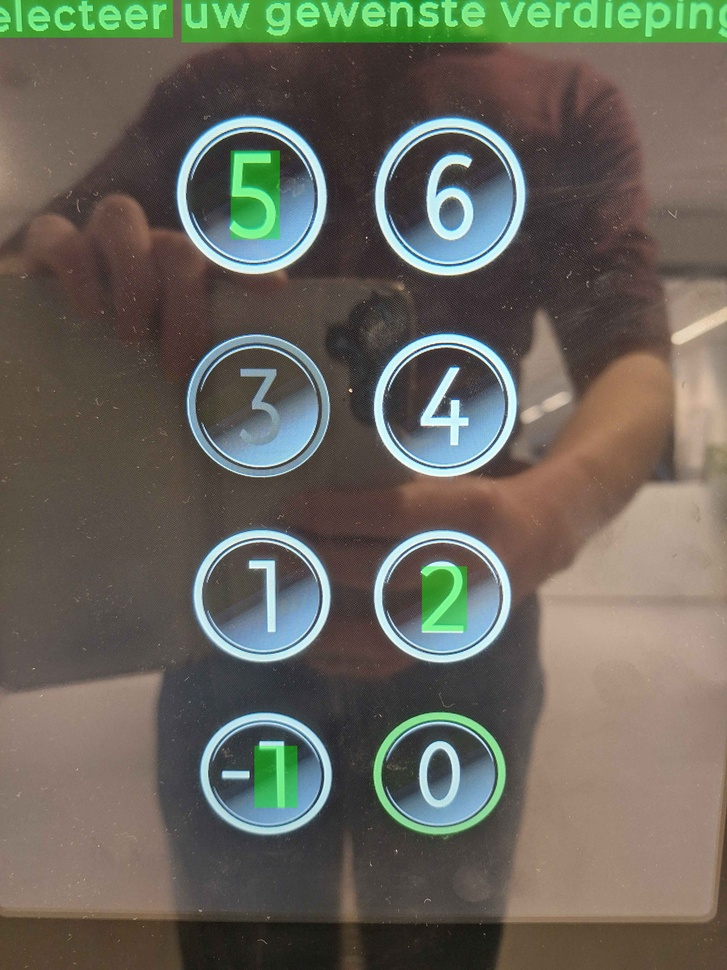
#> input picture fml/test20260119_154952.jpg, 727 x 970 px, shrunk from 3060 x 4080 before the run
$ python -i shape_masking.py   (imports and definitions only)
#> lines starting #> are read from the running program, lines starting #| are printed output that depends on the picture; after the words box and inside, x2 and y2 are one past the last pixel; in counts of white or black regions, pixels touching at a corner belong together
import cv2
import numpy as np


def find_circles(img_name):
#> called with img_name = 'fml/test20260119_154952.jpg'
        img = cv2.imread(img_name)
#> img is the input picture: shape (970, 727, 3); mean B, G, R 91.4, 101.9, 103.8
        output = img.copy()
        # grayscale
        gray = cv2.cvtColor(img, cv2.COLOR_BGR2GRAY)
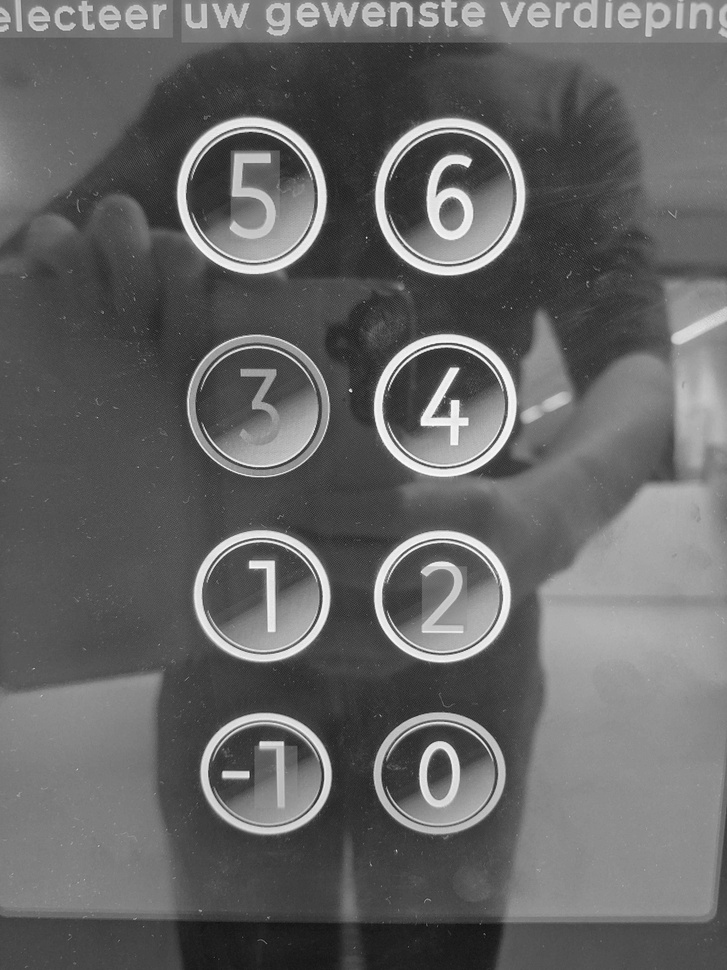
#> gray: shape (970, 727); min 14, max 254, mean 101.3

        # Reduce noise
        gray = cv2.medianBlur(gray, 5)

        # Detect circles
        circles = cv2.HoughCircles(
            gray,
            cv2.HOUGH_GRADIENT,
            dp=1,
            minDist=50,
            param1=100,
            param2=50,
            minRadius=2,
            maxRadius=150 # iterative adjjustment? vereist wel kennis over wat er te verwachten valt
        )
#> circles = [[450.5, 191.5, 73.7], [444.5, 405.5, 63.2], [260.5, 595.5, 58.3], [257.5, 408.5, 60.7], [441.5, 596.5, 58.9], [432.5, 773.5, 59.3], [250.5, 190.5, 74], [260.5, 771.5, 60.2], [472.5, 14.5, 11.8]]

        mask = np.zeros(img.shape[:2], dtype=np.uint8)

        if circles is not None:
            circles = np.uint16(np.around(circles))
#> circles = [[450, 192, 74], [444, 406, 63], [260, 596, 58], [258, 408, 61], [442, 596, 59], [432, 774, 59], [250, 190, 74], [260, 772, 60], [472, 14, 12]]
            for circle in circles[0]:
                x, y, r = circle
                cv2.circle(mask, (x, y), r, 255, -1)  # Circle outline
#> this loop made 9 passes
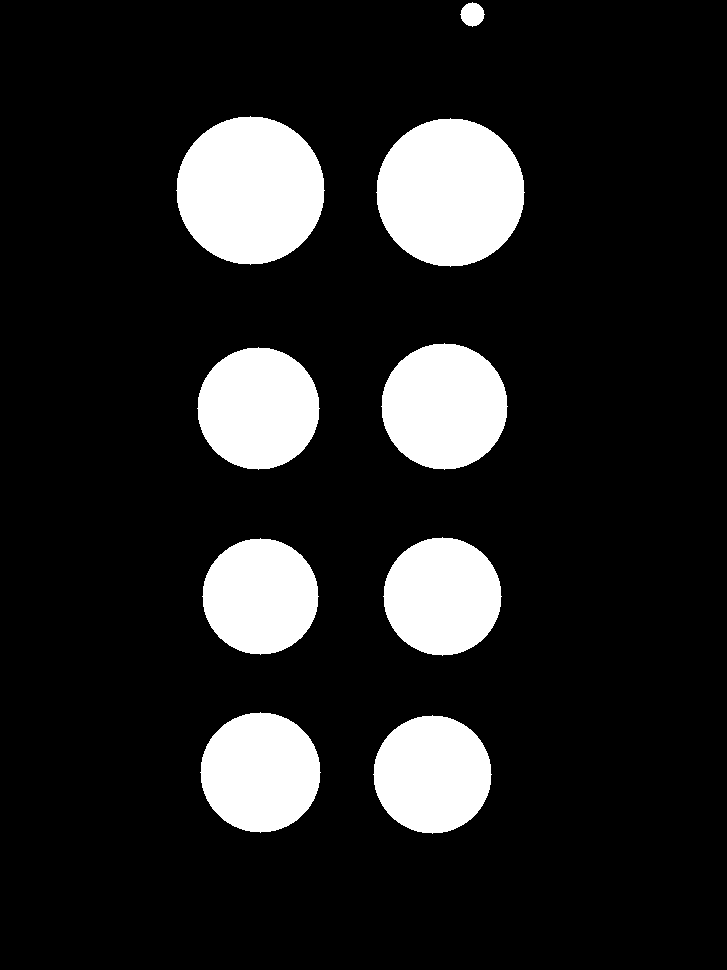
#> mask: shape (970, 727); 14.6% white; 9 white regions, largest, box (x1, y1, x2, y2) and area: (176, 116, 325, 265) 17193, (376, 118, 525, 267) 17193, (381, 343, 508, 470) 12453

        print(circles)
#| [[[450 192  74]
#|   [444 406  63]
#|   [260 596  58]
#|   [258 408  61]
#|   [442 596  59]
#|   [432 774  59]
#|   [250 190  74]
#|   [260 772  60]
#|   [472  14  12]]]
        masked_img = cv2.bitwise_and(output, output, mask=mask)
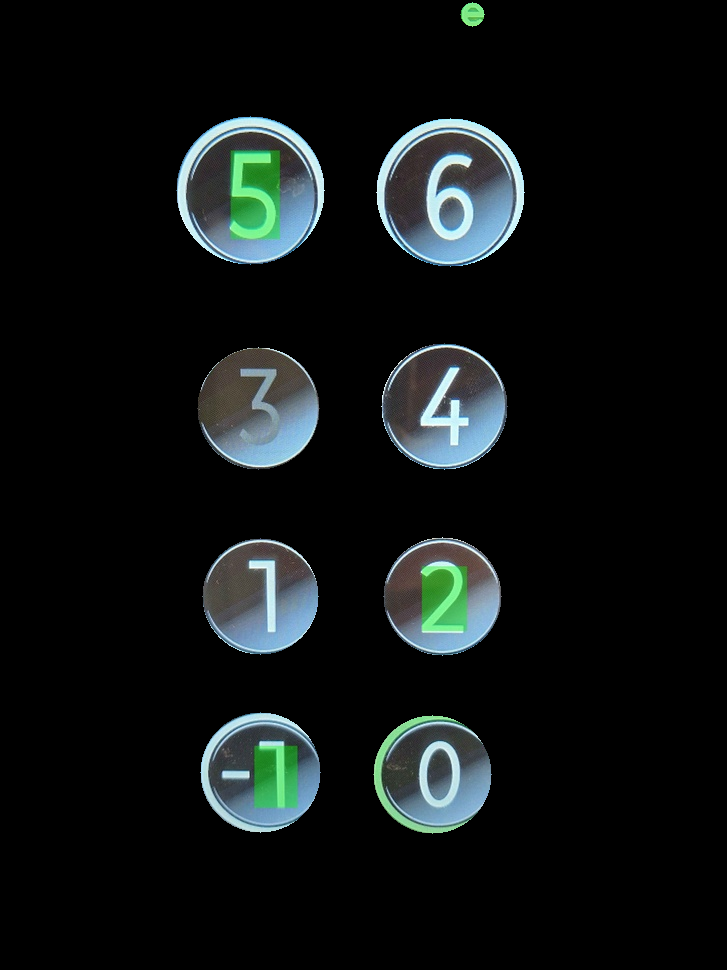
#> masked_img: shape (970, 727, 3); mean B, G, R 19.5, 19.6, 15.3

        # [4 lines of commented-out code are left out]
        print("button_dataset/masked/"+ img_name.split('/')[-1])
        cv2.imwrite("button_dataset/masked/"+ img_name.split('/')[-1], masked_img)

        return "button_dataset/masked/"+ img_name.split('/')[-1]

>>> result = find_circles('fml/test20260119_154952.jpg')
